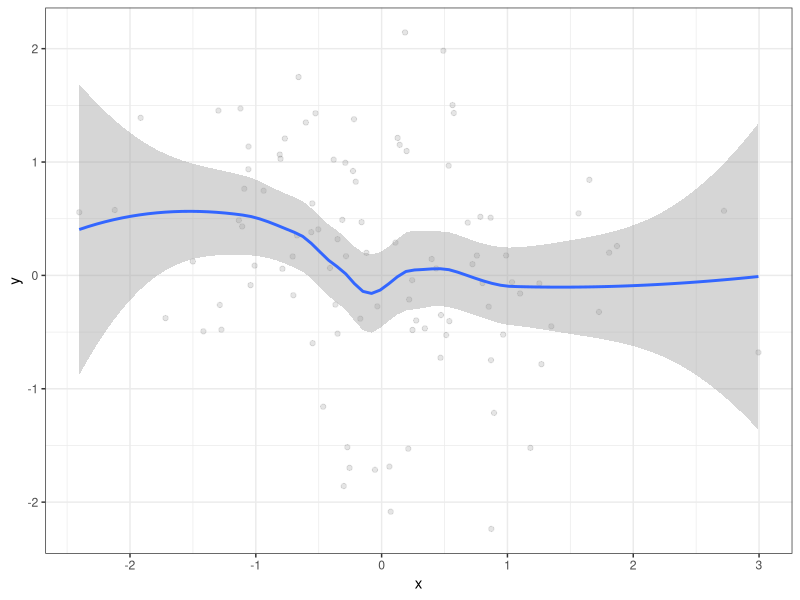
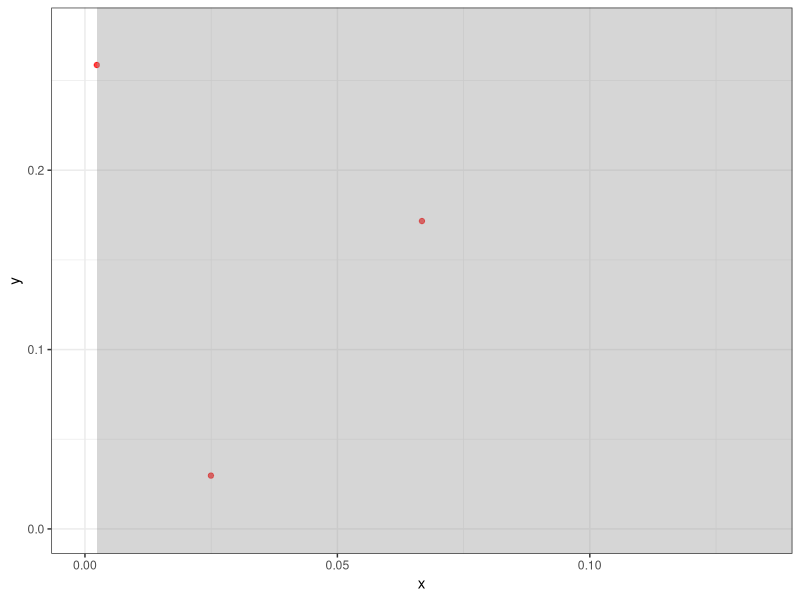
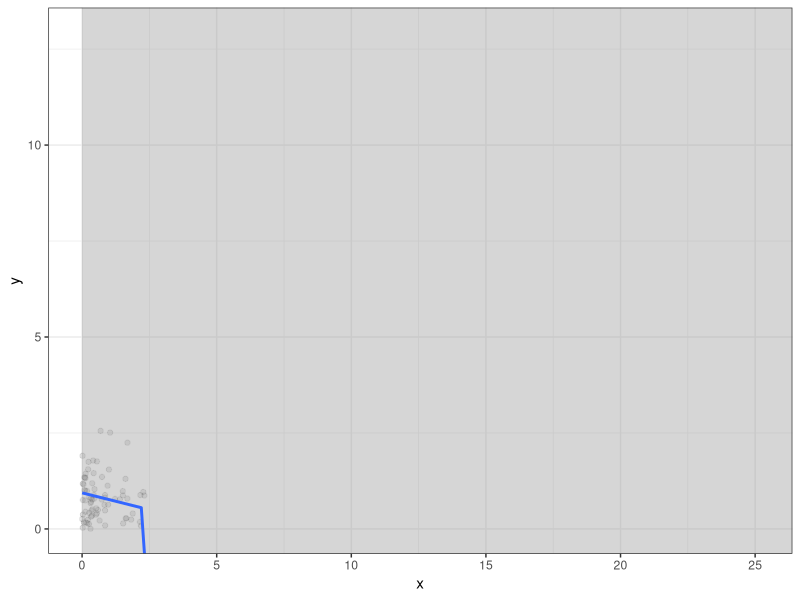
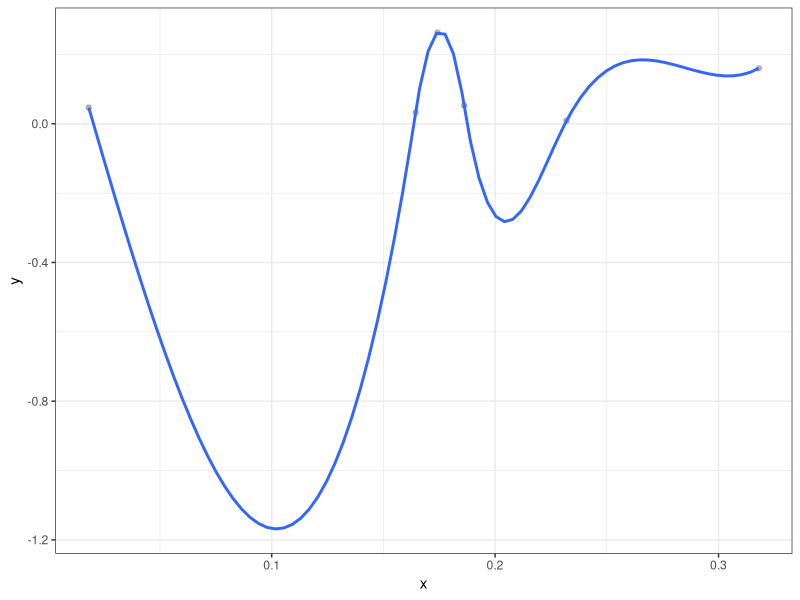
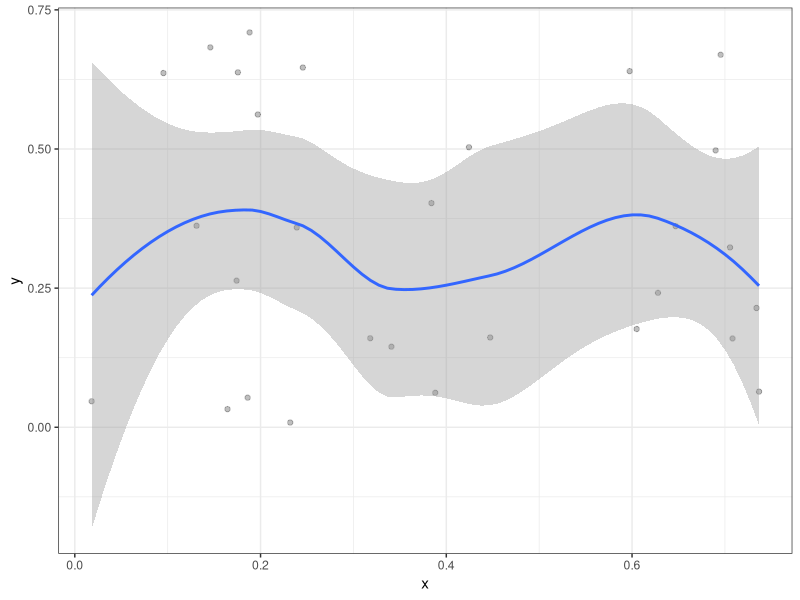
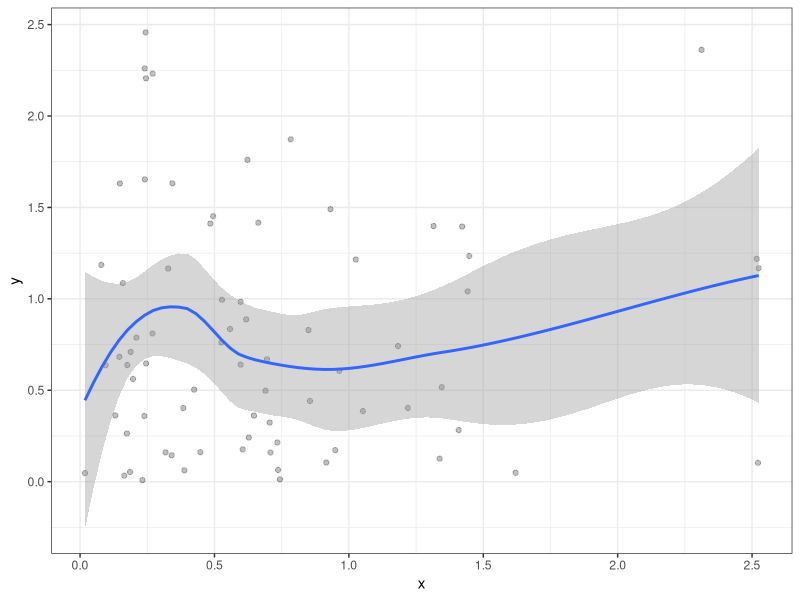
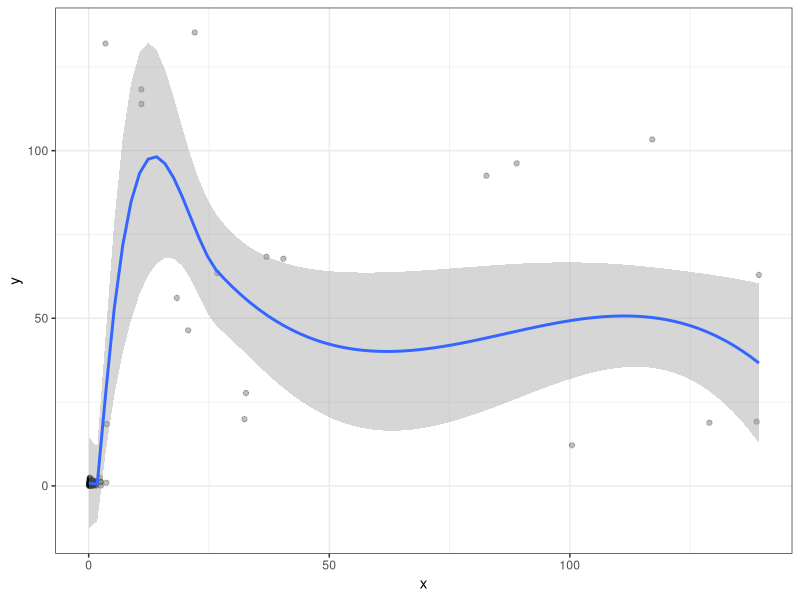

R code for these plots, in order:


library(ggplot2)
library(dplyr)

df <- data.frame( x = rnorm(100), y = rnorm(100))

#------------------
grafico_dispersion<-function(df,x,y){
  x<-as.symbol(x)
  y<-as.symbol(y)
  
  p<-ggplot(df,aes(!!x,!!y)) + 
    geom_point(alpha=0.1) +
    geom_smooth(method = "loess") + 
    theme_bw() 
  
  return(p)  
}

grafico_dispersion(df, "x", "y")

#------------------

df1 <- data.frame( x = abs(rnorm(75)), y = abs(rnorm(75)) )
df2 <- data.frame( x = abs(rnorm(25)*100), y = abs(rnorm(25)*100))
df <- rbind(df1, df2)
df <- df[ sample(1:nrow(df), nrow(df)), ]



grafico_dispersion<-function(df,x,y,p){
  x<-as.symbol(x)
  y<-as.symbol(y)
  
  
  gr <- ggplot(df,aes(!!x,!!y)) +
    geom_point(alpha = 0.75, color = "red") + 
    geom_smooth(method = "loess") + 
    coord_cartesian(xlim = c(0,quantile(df$x,p)),ylim = c(0,quantile(df$y,p))) +
    theme_bw() 
  
  # return(gr)  
  print(gr)
}

grafico_dispersion(df, "x", "y", 0.15)


p <- 0.80
ggplot(df,aes(x,y)) +
  geom_point(alpha=0.1) + 
  geom_smooth(method = "loess") + 
  theme_bw() +
  coord_cartesian(xlim = c(0,quantile(df$x,p)),ylim = c(0,quantile(df$y,p)))



#------------------


grafico_dispersion<-function(df,x,y){
  x<-as.symbol(x)
  y<-as.symbol(y)
  
  p<-ggplot(df,aes(!!x,!!y))+ geom_point(alpha=0.1)+geom_smooth(method = "loess")+ theme_bw() 
  
  return(p)  
}

#----------------------


#--  Data with outliers
df1 <- data.frame( x = abs(rnorm(75)), y = abs(rnorm(75)) )
df2 <- data.frame( x = abs(rnorm(25)*100), y = abs(rnorm(25)*100))
df  <- rbind(df1, df2)
df  <- df[ sample(1:nrow(df), nrow(df)), ]


#-- Function with filter
grafico_dispersion<-function(df,x,y,p){
  x<-as.symbol(x)
  y<-as.symbol(y)
  
  dfnew <- df %>%
    filter(!!x <= quantile(df$x,p) & !!y <= quantile(df$x,p))
  
  gr <- ggplot( dfnew ,aes(!!x,!!y) ) + 
    geom_point(alpha = 0.25) +
    geom_smooth(method = "loess") + 
    theme_bw() 
    # coord_cartesian(xlim = c(0,quantile(select(df,!!x),p)),ylim = c(0,quantile(select(df,!!y),p)))
  
  return(gr)
  
}

#-- Several examples
grafico_dispersion(df, "x", "y", 0.25)
grafico_dispersion(df, "x", "y", 0.50)
grafico_dispersion(df, "x", "y", 0.75)
grafico_dispersion(df, "x", "y", 0.95)

